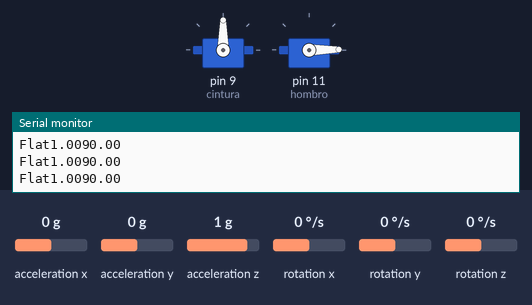
A sketch run on a simulated Arduino Uno, built with avr-gcc and run on an emulated ATmega328P. Parts: 2 × servo, the last lines printed to the serial monitor. The test bench sets the inputs (shaded band); at power-on: acceleration x 0 g, acceleration y 0 g, acceleration z 1 g, rotation x 0 °/s, rotation y 0 °/s, rotation z 0 °/s.

Above: at 1.2 s.
1.3 s: acceleration x set to -0.3 g
2.8 s: acceleration x set to -0.6 g
At 3.3 s:
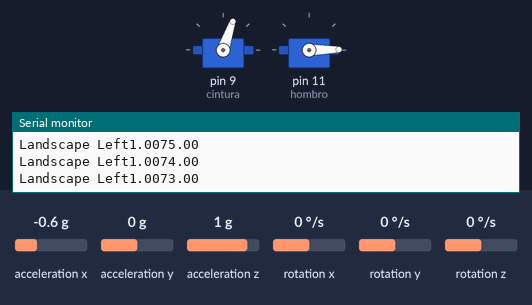
At 5.4 s:
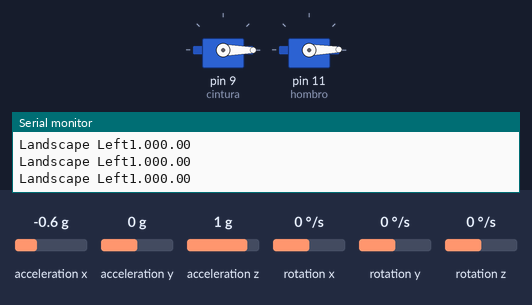
5.8 s: acceleration y set to -0.5 g
7.3 s: acceleration y set to -0.8 g
At 8.1 s:
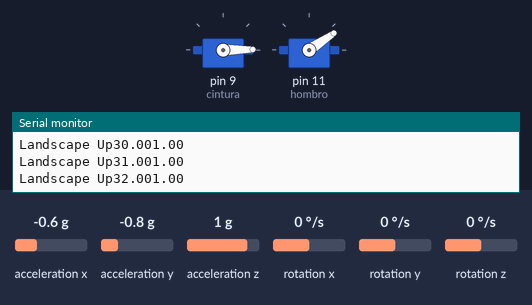
10.3 s: acceleration x set to 0.6 g
13.1 s: acceleration x set to 0.9 g
At 18.8 s:
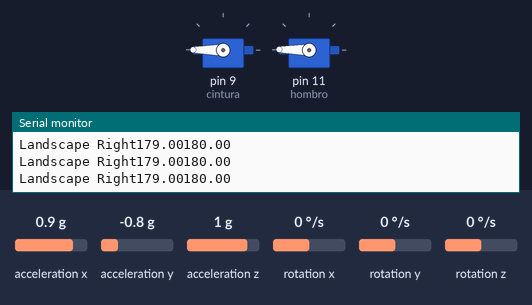
Timing chart, 0 to 19.0 s (numbered marks = the images above; inputs shaded):
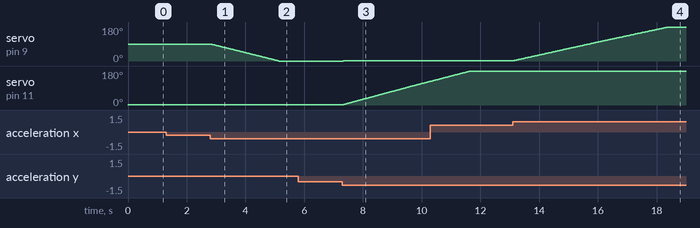

Measured:
- the behaviour switches between -0.4 and -0.5 g on acceleration x (found by bisection; images 0 and 1)
- the behaviour switches between -0.6 and -0.7 g on acceleration y (found by bisection; images 2 and 3)
- the behaviour switches between 0.7 and 0.8 g on acceleration x (found by bisection; images 3 and 4)
- after the input at 2.8 s, servo on pin 9 (cintura): moves from 90° to 0° over 2.3 s, starting at once
- after the input at 7.3 s, servo on pin 9 (cintura): 0° → 1° at once; servo on pin 11 (hombro): moves from 1° to 125° over 3.0 s, starting at once
- after the input at 13.1 s, servo on pin 9 (cintura): moves from 1° to 180° over 5.3 s, starting at once; servo on pin 11 (hombro): 180° → 179° at once

The sketch:

codigo_principal.ino
```cpp
#include <Servo.h>
#include <Wire.h> // Must include Wire library for I2C
#include <SparkFun_MMA8452Q.h> // Includes the SFE_MMA8452Q library
MMA8452Q accel;
Servo cintura,hombro;
float angcint=90;
float anghomb=0;
void setup()
{
  cintura.attach(9);
  hombro.attach(11);
  Serial.begin(9600);
  Serial.println("MMA8452Q Test Code!");
  accel.init();
}
void loop()
{
  if (accel.available())
  {
    accel.read();
    printOrientation();

  }
  hombro.write(anghomb);
  cintura.write(angcint);
   Serial.print(anghomb);
   Serial.print(angcint);
       Serial.println(); // Print new line every time.
   if(anghomb==180){
      anghomb=179;
    }
    if(anghomb==0){
      anghomb=1;
    }
    if(angcint==0){
      angcint=1;
    }
    if(angcint==180){
      angcint=179;
    }
}

void printOrientation()
{
  byte pl = accel.readPL();
  switch (pl)
  {
  case PORTRAIT_U:
    if(anghomb<180&&anghomb>0){
      anghomb=anghomb+1;
    }
    Serial.print("Landscape Up");
    break;


  case PORTRAIT_D:
    if(anghomb<180&&anghomb>0){
      anghomb=anghomb-1;
    }
    Serial.print("Landscape Down");
    break;
  case LANDSCAPE_R:
  if(angcint<180&&angcint>0){
      angcint=angcint+1;
    }
    Serial.print("Landscape Right");
    break;
  case LANDSCAPE_L:
  if(angcint<180&&angcint>0){
      angcint=angcint-1;
    }
    Serial.print("Landscape Left");
    break;
  case LOCKOUT:
    Serial.print("Flat");
    break;
  }
}
```
